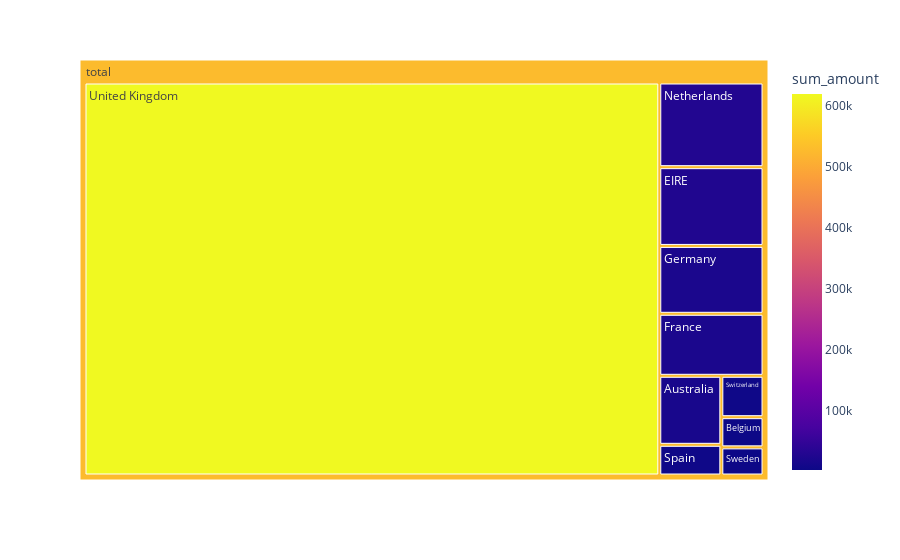

Write notebook code for a chart like this one.
### Code cell
fig = px.treemap(df, path=[px.Constant('total'), 'country'], values='sum_amount', color='sum_amount')
fig.show()

### Figure 1 — Plotly figure (JSON) as saved in the notebook; plotly's stock layout.template omitted (floating-point values rounded to 4 significant figures)
{"data": [{"branchvalues": "total", "customdata": [[16740.0], [3910.0], [26310.0], [20510.0], [20210.0], [28780.0], [6651.0], [4373.0], [6059.0], [618600.0], [526800.0]], "domain": {"x": [0, 1], "y": [0, 1]}, "hovertemplate": "labels=%{label}<br>sum_amount_sum=%{value}<br>parent=%{parent}<br>id=%{id}<br>sum_amount=%{color}<extra></extra>", "ids": ["total/Australia", "total/Belgium", "total/EIRE", "total/France", "total/Germany", "total/Netherlands", "total/Spain", "total/Sweden", "total/Switzerland", "total/United Kingdom", "total"], "labels": ["Australia", "Belgium", "EIRE", "France", "Germany", "Netherlands", "Spain", "Sweden", "Switzerland", "United Kingdom", "total"], "marker": {"coloraxis": "coloraxis", "colors": [16740.0, 3910.0, 26310.0, 20510.0, 20210.0, 28780.0, 6651.0, 4373.0, 6059.0, 618600.0, 526800.0]}, "name": "", "parents": ["total", "total", "total", "total", "total", "total", "total", "total", "total", "total", ""], "type": "treemap", "values": [138500.0, 41200.0, 265500.0, 209000.0, 228900.0, 285400.0, 61580.0, 38380.0, 56440.0, 7308000.0, 8633000.0]}], "layout": {"coloraxis": {"colorbar": {"title": {"text": "sum_amount"}}, "colorscale": [[0, "#0d0887"], [0.1111, "#46039f"], [0.2222, "#7201a8"], [0.3333, "#9c179e"], [0.4444, "#bd3786"], [0.5556, "#d8576b"], [0.6667, "#ed7953"], [0.7778, "#fb9f3a"], [0.8889, "#fdca26"], [1, "#f0f921"]]}, "legend": {"tracegroupgap": 0}, "margin": {"t": 60}}}
